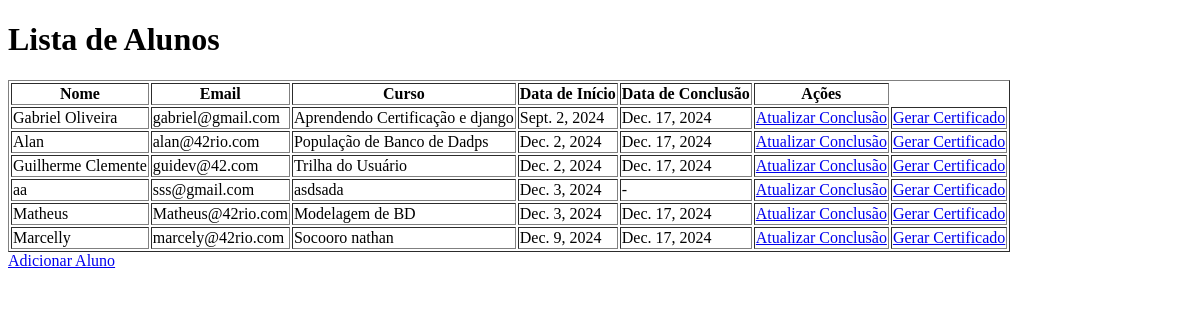
Before: / with the older database file.
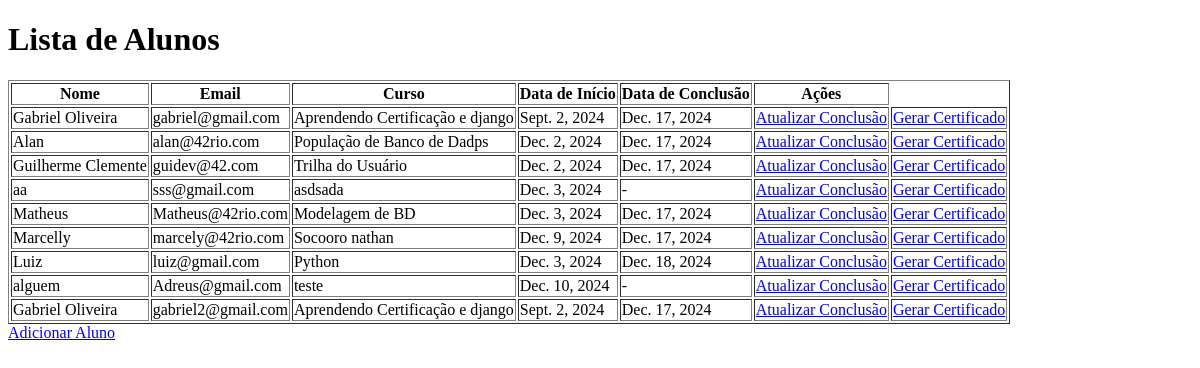
After: the same page with the newer database file.
### certificado/models.py (models this page shows, shortened)
class Alunos(models.Model):
	nome_aluno = models.CharField(max_length=255)
	email = models.EmailField(unique=True)
	nome_curso = models.CharField(max_length=255)
	data_inicio = models.DateField()
	data_conclusao = models.DateField(null=True, blank=True)

### certificado/views.py (the view)
# urls.py: path('', views.lista_alunos, name='lista_alunos'),
def lista_alunos(request):
	alunos = Alunos.objects.all()
	return render(request, 'lista_alunos.html', {'alunos': alunos})

### certificado/templates/lista_alunos.html (shortened to what this page needs)
<!DOCTYPE html>
<html>
<head>
</head>
<body>
    <h1>Lista de Alunos</h1>
    <table border="1">
        <tr>
            <th>Nome</th>
            <th>Email</th>
            <th>Curso</th>
            <th>Data de Início</th>
            <th>Data de Conclusão</th>
            <th>Ações</th>
        </tr>
        {% for aluno in alunos %}
        <tr>
            <td>{{ aluno.nome_aluno }}</td>
            <td>{{ aluno.email }}</td>
            <td>{{ aluno.nome_curso }}</td>
            <td>{{ aluno.data_inicio }}</td>
            <td>{{ aluno.data_conclusao|default:"-" }}</td>
            <td>
                <a href="{% url 'atualizar_conclusao' aluno.id %}">Atualizar Conclusão</a>
            </td>
			<td>
			<a href="{% url 'gerar_certificado' aluno.id %}">Gerar Certificado</a>
			</td>
        </tr>
        {% endfor %}
    </table>
    <a href="{% url 'adicionar_alunos' %}">Adicionar Aluno</a>
</body>
</html>

Changed rows visible on the page:
added Alunos: nome_aluno "Luiz", email "luiz@gmail.com", nome_curso "Python", data_inicio "Dec. 3, 2024", data_conclusao "Dec. 18, 2024"
added Alunos: nome_aluno "alguem", email "Adreus@gmail.com", nome_curso "teste", data_inicio "Dec. 10, 2024", data_conclusao "-"
added Alunos: nome_aluno "Gabriel Oliveira", email "gabriel2@gmail.com", nome_curso "Aprendendo Certificação e django", data_inicio "Sept. 2, 2024", data_conclusao "Dec. 17, 2024"
